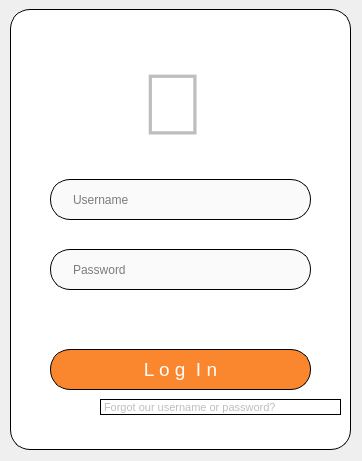
<?xml version="1.0" encoding="UTF-8"?>
<ui version="4.0">
 <class>Form</class>
 <widget class="QWidget" name="Form">
  <property name="enabled">
   <bool>false</bool>
  </property>
  <property name="geometry">
   <rect>
    <x>0</x>
    <y>0</y>
    <width>362</width>
    <height>461</height>
   </rect>
  </property>
  <property name="font">
   <font>
    <pointsize>13</pointsize>
    <weight>75</weight>
    <bold>true</bold>
   </font>
  </property>
  <property name="windowTitle">
   <string>Performance Tracker Login</string>
  </property>
  <property name="autoFillBackground">
   <bool>true</bool>
  </property>
  <widget class="QWidget" name="widget" native="true">
   <property name="geometry">
    <rect>
     <x>10</x>
     <y>9</y>
     <width>341</width>
     <height>441</height>
    </rect>
   </property>
   <property name="styleSheet">
    <string notr="true">background-color: rgba(255, 255, 255, 255);
border-radius: 20px;
border: 1px solid black;</string>
   </property>
   <widget class="QLineEdit" name="lineEdit">
    <property name="enabled">
     <bool>false</bool>
    </property>
    <property name="geometry">
     <rect>
      <x>40</x>
      <y>170</y>
      <width>261</width>
      <height>41</height>
     </rect>
    </property>
    <property name="font">
     <font>
      <pointsize>9</pointsize>
      <weight>50</weight>
      <bold>false</bold>
     </font>
    </property>
    <property name="styleSheet">
     <string notr="true">background-color: #fafafa;
padding-left: 20px;</string>
    </property>
    <property name="maxLength">
     <number>5</number>
    </property>
    <property name="placeholderText">
     <string>Username</string>
    </property>
    <property name="clearButtonEnabled">
     <bool>false</bool>
    </property>
   </widget>
   <widget class="QLineEdit" name="lineEdit_2">
    <property name="geometry">
     <rect>
      <x>40</x>
      <y>240</y>
      <width>261</width>
      <height>41</height>
     </rect>
    </property>
    <property name="font">
     <font>
      <pointsize>9</pointsize>
      <weight>50</weight>
      <bold>false</bold>
     </font>
    </property>
    <property name="styleSheet">
     <string notr="true">background-color: #fafafa;
padding-left: 20px;</string>
    </property>
    <property name="echoMode">
     <enum>QLineEdit::Password</enum>
    </property>
    <property name="placeholderText">
     <string>Password</string>
    </property>
   </widget>
   <widget class="QPushButton" name="pushButton">
    <property name="geometry">
     <rect>
      <x>40</x>
      <y>340</y>
      <width>261</width>
      <height>41</height>
     </rect>
    </property>
    <property name="font">
     <font>
      <family>MS Shell Dlg 2</family>
      <pointsize>14</pointsize>
      <weight>50</weight>
      <italic>false</italic>
      <bold>false</bold>
     </font>
    </property>
    <property name="styleSheet">
     <string notr="true">QPushButton#pushButton{
background-color: #fa862d;
color: rgba(255, 255, 255, 255);
	font: 57 10pt &quot;Dubai Medium&quot;;
	font: 14pt &quot;MS Shell Dlg 2&quot;;
}
QPushButton#pushButton:pressed{
background-color: #cc2705;
padding-left: 3px;
padding-top: 3px;
color: rgba(255, 255, 255, 255);
	font: 57 10pt &quot;Dubai Medium&quot;;
	font: 14pt &quot;MS Shell Dlg 2&quot;;
}
QPushButton#pushButton:hover{
background-color: #cc9805;
}</string>
    </property>
    <property name="text">
     <string>L o g  I n</string>
    </property>
    <property name="iconSize">
     <size>
      <width>16</width>
      <height>16</height>
     </size>
    </property>
    <property name="autoDefault">
     <bool>false</bool>
    </property>
   </widget>
   <widget class="QLabel" name="label">
    <property name="geometry">
     <rect>
      <x>130</x>
      <y>40</y>
      <width>91</width>
      <height>111</height>
     </rect>
    </property>
    <property name="font">
     <font>
      <pointsize>65</pointsize>
      <weight>50</weight>
      <bold>false</bold>
     </font>
    </property>
    <property name="styleSheet">
     <string notr="true">border: 0px;</string>
    </property>
    <property name="text">
     <string></string>
    </property>
   </widget>
   <widget class="QLabel" name="label_2">
    <property name="geometry">
     <rect>
      <x>90</x>
      <y>390</y>
      <width>241</width>
      <height>16</height>
     </rect>
    </property>
    <property name="font">
     <font>
      <pointsize>8</pointsize>
      <weight>50</weight>
      <bold>false</bold>
     </font>
    </property>
    <property name="styleSheet">
     <string notr="true">border:0px;
color:grey;
QLabel#hover{
color: black;
}</string>
    </property>
    <property name="text">
     <string>Forgot our username or password?</string>
    </property>
   </widget>
  </widget>
 </widget>
 <resources/>
 <connections/>
</ui>
